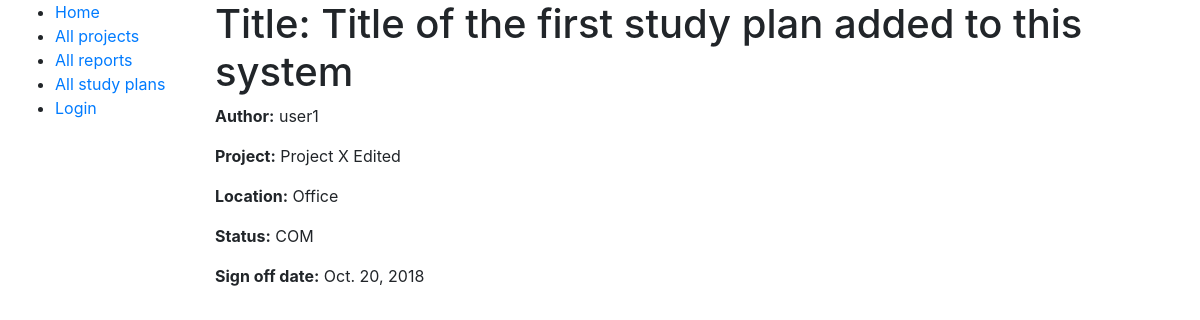
Page /fileindex/study_plans/1 on the earlier database version.
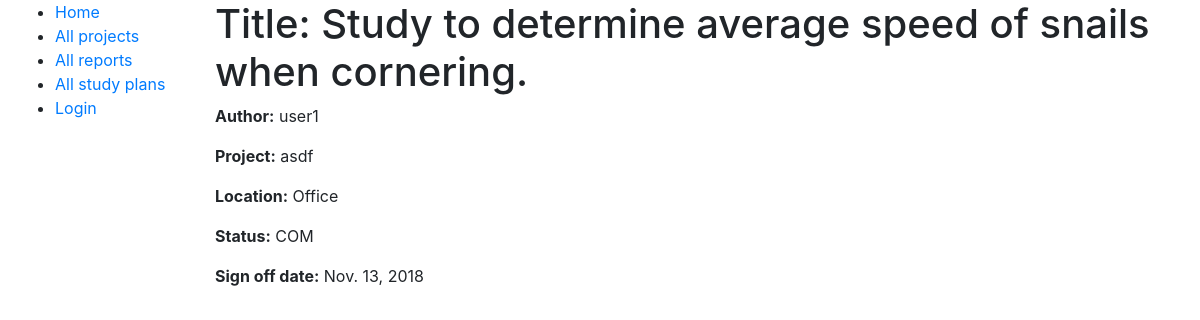
Same page on the later database version.
### fileindex/models.py (models this page shows, shortened)
class Document(models.Model):
    owner = models.ForeignKey(User, on_delete=models.SET_NULL, blank=True, null=True)
    project = models.ForeignKey(Project, on_delete=models.SET_NULL, blank=True, null=True)
    location = models.ForeignKey(Location, on_delete=models.SET_NULL, blank=True, null=True)
    DOCUMENT_CODE = (
        ('SP', 'Study plan'),
        ('R', 'Report'),
        ('RDF', 'Related file'),
        ('LBN', 'Lab book'),
    )
    document_code = models.CharField(max_length=3, choices=DOCUMENT_CODE, default='')
    e_copy = models.FileField(upload_to='uploads/', null=True, blank=True)
    class Meta:
        abstract = True

class StudyPlan(Document):
    title = models.TextField()
    DOCUMENT_STATUS = (
        ('PEN', 'Pending'),
        ('IND', 'In draft'),
        ('COM', 'Complete'),
    )
    status = models.CharField(max_length=3, choices=DOCUMENT_STATUS, default='PEN')
    sign_date = models.DateField(null=True, blank=True)

class Project(models.Model):
    name = models.CharField(max_length=128)
    leader = models.ForeignKey(User, on_delete=models.CASCADE)
    prefix = models.CharField(max_length=8)
    def __str__(self):
        return self.name

class Location(models.Model):
    name = models.CharField(max_length=16, null=True, blank=True)
    room_no = models.CharField(max_length=16, null=True, blank=True)
    def __str__(self):
        return self.name

### fileindex/views.py (the view)
# urls.py: path('study_plans/<int:pk>', views.StudyPlanDetailView.as_view(), name='studyplan-detail'),
class StudyPlanDetailView(generic.DetailView):
    model = StudyPlan

### fileindex/templates/fileindex/studyplan_detail.html
{% extends "base_generic.html" %}
{% block content %}
	<h1>Title: {{ studyplan.title }}</h1>
	<p><strong>Author:</strong> {{ studyplan.owner }}</p>
	<p><strong>Project:</strong> {{ studyplan.project }}</p>
	<p><strong>Location:</strong> {{ studyplan.location }}</p>
	<p><strong>Status:</strong> {{ studyplan.status }}</p>
	<p><strong>Sign off date:</strong> {{ studyplan.sign_date }}</p>
{% endblock %}

Differences in the rows shown:
changed StudyPlan "COM": title "Title of the first study plan added to this system" → "Study to determine average speed of snails when cornering."; project "Project X Edited" → "asdf"; sign_date "Oct. 20, 2018" → "Nov. 13, 2018"
